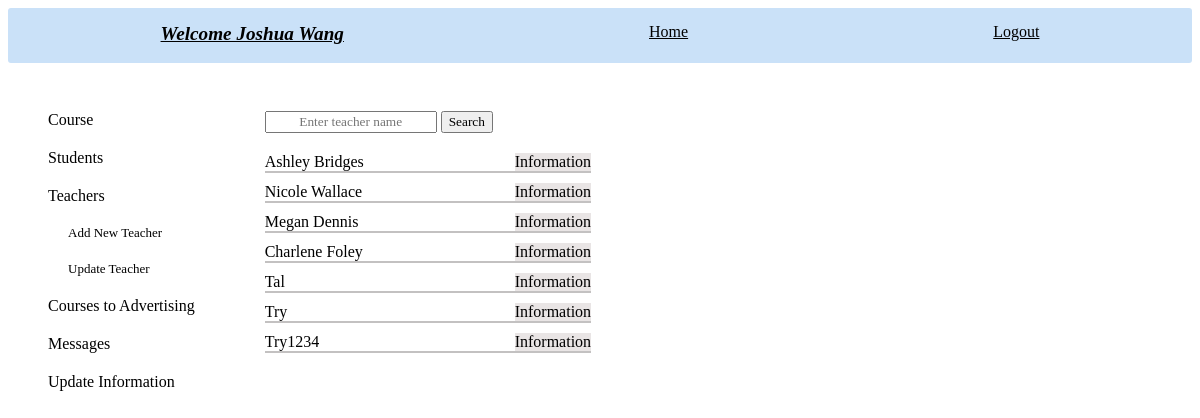
/admin_teachers (signed in), run on the app's committed database.
### tables this page shows
CREATE TABLE teachers (
        id INTEGER PRIMARY KEY,
        name TEXT NOT NULL,
        email TEXT UNIQUE ,
        phone TEXT UNIQUE ,
        user_id INTEGER,
        FOREIGN KEY(user_id) REFERENCES new_users (id)
        );

### app.py (the view, shortened to what this page needs)
@app.route('/admin_teachers',methods=['GET', 'POST'])
def admin_teachers(): # teachers information and actions for admin
    log=check_log()
    info=info_user()
    form=['create']
    return render_template('admin_teachers.html', log=log, info=info, admin_id=session['id'], form=form, teacher_dict='', teachers_objects=create_teachers_objects(crud.read_all('teachers')))

### app.py (called while the page is built)
def check_log(): #check if user is loged in or not
    log_result={}
    if "name" in session:
        link='/logout'
        log='Logout'
        log_result['link']=link
        log_result['log']=log
        return log_result
    else:
        link='/login'
        log='Login'
        log_result['link']=link
        log_result['log']=log
        return log_result

def info_user(): # get user info
    if "role" in session:
        info={}
        if session['role']=='admin':
            info['id']=session['id']
            info['link']=f"/administrator/{session['id']}"
            info['word']='Administrator'
            info['hello']=f"Hello {crud.admin_name(session['id'])}- what do you want to do?"
            info['class']='user_hello'
        if session['role']=='teacher':
            info['id']=session['id']
            info['link']=f"/teacher_profile/{session['id']}"
            info['word']=f"Welcome {crud.teacher_name(session['id'])}"
            info['class']='user_hello'
        if session['role']=='student':
            info['id']=session['id']
            info['link']=f"/student_profile/{session['id']}"
            info['word']=f"Welcome {crud.student_name(session['id'])}"
            info['class']='user_hello'
        return info

### crud.py (called while the page is built)
def read_all(table):
    return query(f"SELECT * FROM {table}")

def read_if(column, table, value, condition):
    return query(f"SELECT {column} FROM {table} WHERE {value}='{condition}'")

def student_name(student_id):
    name=read_if('name', 'students', 'id', student_id)
    name=name[0][0]
    return name

### functions.py (called while the page is built)
def create_teachers_objects(teachers: list):
    teachers_objects=[classes.Teacher(teacher[0], teacher[1], teacher[2], teacher[3], teacher[4]) for teacher in teachers]
    for t in teachers_objects:
        if type(t.phone)!=str or t.phone=='':
            t.phone='Still not updated'
    return teachers_objects

### setup_db.py (called while the page is built)
def query(sql):
    with sqlite3.connect('students.db') as conn:
        cur=conn.cursor()
        cur.execute(sql)
        return cur.fetchall()

### templates/admin_teachers.html (shortened to what this page needs)
{% include "admin_nav_teachers.html" %}
    <div class="admin_teachers_main">
        <div class="main_teacher_search">
            <div class="teacher_search">
                {% for f in form %}
                <form action="" method="POST">
                    <input type="text" name="search" placeholder="Enter teacher name" autofocus>
                    <input type="submit" value="Search">
                </form>
                {% endfor %}
            </div>
            <div class="teachers_list">
                {% for teacher in teachers_objects %}
                <div class="teacher_info">
                    <span class="teacher_name">{{teacher.name}}</span>
                    <a href="/teacher_info/{{teacher.tid}}">Information</a>
                </div>
                {% endfor %}
            </div>
        </div>
        <div class="main_teacher_info">
            <div class="main_teacher_detail">
            </div>
        </div>
    </div>
    <div class="info_more_links">
    </div>
</div>

### static/style.css (style rules this page uses)
input { font-family: 'Times New Roman', Times, serif; text-align: center; }
.info_more_links { display: flex; gap: 5px; grid-row: 1; grid-column: 2; height: 18px; margin-left: 320px; }
.admin_teachers_main { grid-column: 2; grid-row: 2; display: flex; }
.main_teacher_search { display: flex; flex-direction: column; gap:20px; }
.teachers_list { display: flex; flex-direction: column; gap:10px; justify-content: space-between; }
.teachers_list>div { border-bottom: solid; border-width: 2px; border-color: rgb(195, 193, 193); }
.teacher_info { display: flex; }
.teacher_info>a { text-decoration: none; color: black; background-color: rgb(233, 229, 229); }
.teacher_name { width:250px; }
.main_teacher_info { display: flex; flex-direction: column; gap: 20px; }
.main_teacher_detail { display: grid; grid-template-columns: max-content max-content; grid-template-rows: max-content max-content; column-gap:60px; row-gap: 10px; }

### data on the page
teachers: name "Ashley Bridges"
teachers: name "Nicole Wallace"
teachers: name "Megan Dennis"
teachers: name "Charlene Foley"
teachers: name "Tal"
teachers: name "Try"
teachers: name "Try1234"

### other printed values
{{ info.word }} "Welcome Joshua Wang"
{{ log.log }} "Logout"
